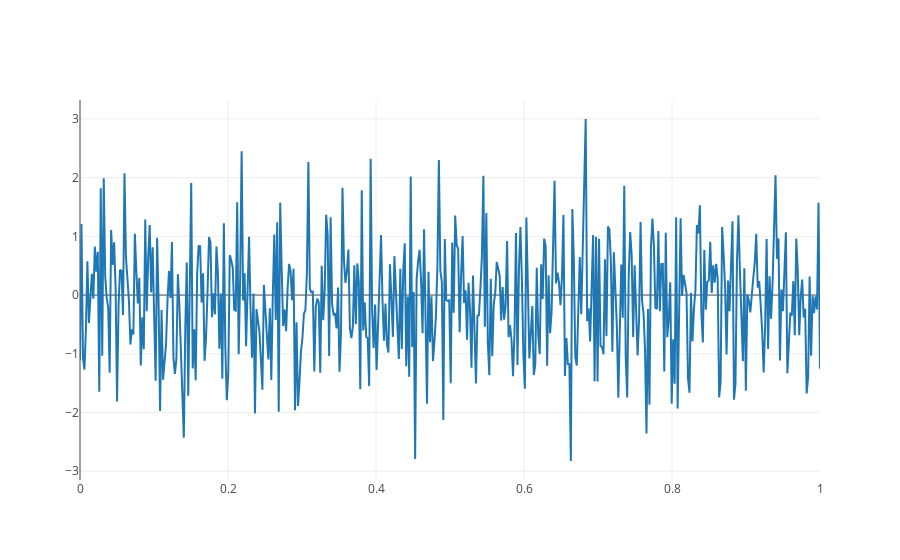

Notebook code for this chart:
### Code cell
import plotly.offline as py
import plotly.graph_objs as go
py.init_notebook_mode(connected=True)

# Create random data with numpy
import numpy as np

N = 500
random_x = np.linspace(0, 1, N)
random_y = np.random.randn(N)

# Create a trace
trace_0 = go.Scatter(
    x = random_x,
    y = random_y
)
data = [trace_0]

layout = go.Layout(
    # height = 800
)

config = {
    'scrollZoom': False
}

fig = go.Figure(data=data, layout=layout)
py.iplot(fig, config=config)

### Figure 1 — Plotly figure (JSON) as saved in the notebook; plotly's stock layout.template omitted (floating-point values rounded to 4 significant figures; data arrays with more than 128 entries replaced by an {"elided": "..."} marker saying what was removed)
{"data": [{"type": "scatter", "uid": "7b740c9c-deff-4127-8982-b78d15bc4627", "x": {"elided": "500 float values"}, "y": {"elided": "500 float values"}}], "layout": {"autosize": true, "xaxis": {"autorange": true, "range": [0, 1], "type": "linear"}, "yaxis": {"autorange": true, "range": [-3.149, 3.321], "type": "linear"}}}
